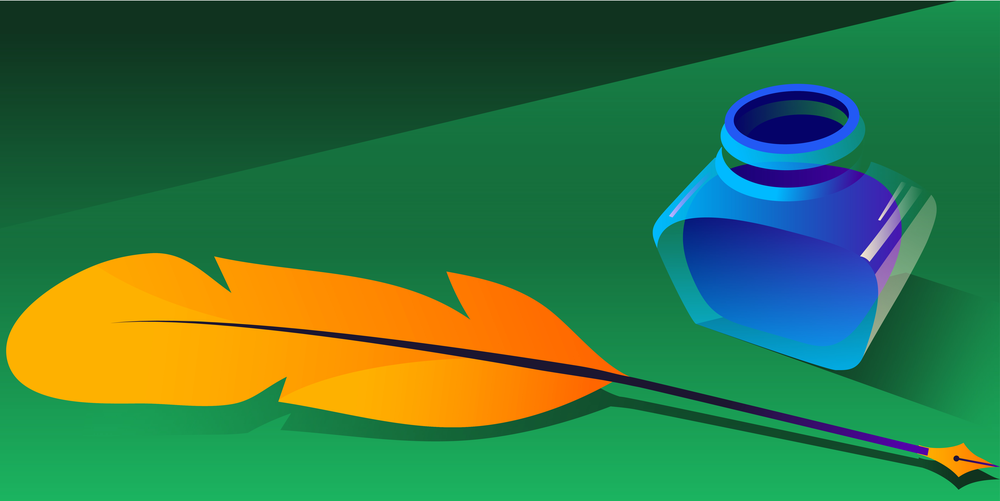
#> input picture EXP6 knapsack/image.png, 1000 x 501 px, shrunk from 6667 x 3338 before the run
$ python img.py
#> lines starting #> are read from the running program, lines starting #| are printed output that depends on the picture
import numpy as np
import random
from PIL import Image

def to_binary(pixel_values):
    return "".join(format(val, "08b") for val in pixel_values)

def to_decimal(binary_str):
    return [int(binary_str[i:i + 8], 2) for i in range(0, len(binary_str), 8)]

def modinv(a, m):
    m0, x0, x1 = m, 0, 1
    while a > 1:
        q = a // m
        m, a = a % m, m
        x0, x1 = x1 - q * x0, x0
    return x1 + m0 if x1 < 0 else x1

class KnapsackCryptosystem:
    def __init__(self, length=8):
#> called with length = 8
        self.private_key = self.generate_private_key(length)
        self.m = sum(self.private_key) + random.randint(10, 20)
        self.n = random.randint(2, self.m - 1)
        while np.gcd(self.n, self.m) != 1:
            self.n = random.randint(2, self.m - 1)
#> the answer given: image.png
        self.public_key = [(self.n * pk_elem) % self.m for pk_elem in self.private_key]

    def generate_private_key(self, length):
        private_key = [random.randint(1, 10)]
        for _ in range(1, length):
            next_value = sum(private_key) + random.randint(1, 10)
            private_key.append(next_value)
        return private_key

    def encrypt(self, pixel_values):
        binary_str = to_binary(pixel_values)
        cipher_blocks = []
        public_key_length = len(self.public_key)
        for i in range(0, len(binary_str), 8):
            chunk = binary_str[i:i + 8].ljust(8, "0")
            encrypted_sum = sum(int(bit) * self.public_key[j] for j, bit in enumerate(chunk) if j < public_key_length)
            cipher_blocks.append(encrypted_sum)
        return cipher_blocks

    def decrypt(self, ciphertext):
        n_inv = modinv(self.n, self.m)
        decrypted_bits = []
        for cipher_block in ciphertext:
            c_prime = (cipher_block * n_inv) % self.m
            bits = ["0"] * len(self.private_key)
            for i in reversed(range(len(self.private_key))):
                if self.private_key[i] <= c_prime:
                    bits[i] = "1"
                    c_prime -= self.private_key[i]
            decrypted_bits.append("".join(bits))
        decrypted_binary_str = "".join(decrypted_bits)
        return to_decimal(decrypted_binary_str)

def image_to_pixels(image_path):
#> called with image_path = 'image.png'
    image = Image.open(image_path)
#> image is the input picture: PIL image 1000x501 RGB; mean R, G, B 56.3, 116.4, 65.3
    pixel_values = np.array(image.getdata()).flatten()
    return pixel_values, image.size, image.mode

def pixels_to_image(pixel_values, image_size, mode):
    reshaped_pixels = pixel_values.reshape((-1, 3))  # Reshape for RGB
    image = Image.new(mode, image_size)
    image.putdata([tuple(pixel) for pixel in reshaped_pixels])
    return image

def encrypted_pixels_to_image(encrypted_values, image_size):
    max_value = max(encrypted_values)
    min_value = min(encrypted_values)
    normalized_values = np.clip((np.array(encrypted_values) - min_value) / (max_value - min_value) * 255, 0, 255).astype(int)
    return pixels_to_image(normalized_values, image_size, "RGB")

# Main logic to encrypt and decrypt the image
knapsack = KnapsackCryptosystem()

# Load the image and convert it to pixel values
image_path = input("Enter the path to the image: ")
pixel_values, image_size, mode = image_to_pixels(image_path)
#> image_size = (1000, 501); mode = 'RGB'

# Encrypt the pixel values
ciphertext = knapsack.encrypt(pixel_values)
#> the loop in encrypt, `for i in range(0, len(binary_str), 8):` made 1503000 passes
#> (i, chunk, encrypted_sum) on passes 2 to 4: (8, '10100000', 1849), (16, '10010110', 5019), (24, '10001111', 5723)
#> after the loop in encrypt, `for i in range(0, len(binary_str), 8):`: cipher_blocks = 1503000 items
#> ciphertext = 1503000 items

# Convert ciphertext to a flat list for image conversion
encrypted_image = encrypted_pixels_to_image(ciphertext, image_size)
#> in encrypted_pixels_to_image, `max_value = max(encrypted_values)`: max_value = 8327
#> in encrypted_pixels_to_image, `min_value = min(encrypted_values)`: min_value = 0
#> in pixels_to_image, `image = Image.new(mode, image_size)`: image: PIL image 1000x501 RGB; every value is 0
#> in pixels_to_image, `image.putdata([tuple(pixel) for pixel in reshaped_pixels])`:
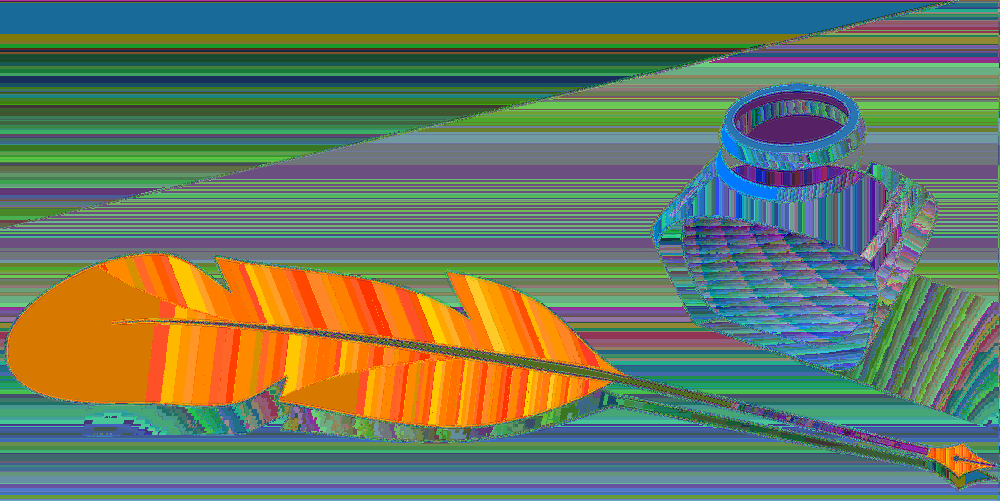
#> image: PIL image 1000x501 RGB; mean R, G, B 105.1, 120.1, 98.8
encrypted_image.show()  # Display the encrypted image
encrypted_image.save("encrypted_image.png")  # Save the encrypted image

# Decrypt the pixel values
decrypted_pixels = knapsack.decrypt(ciphertext)
#> the loop in decrypt, `for cipher_block in ciphertext:` made 1503000 passes
#> cipher_block on passes 1 to 3: 5723, 1849, 5019
#> after the loop in decrypt, `for cipher_block in ciphertext:`: decrypted_bits = 1503000 items
#> decrypted_pixels = 1503000 items

# Convert the decrypted pixel values back into an image
decrypted_image = pixels_to_image(np.array(decrypted_pixels), image_size, mode)
decrypted_image.show()  # Display the decrypted image
decrypted_image.save("decrypted_image.png")  # Save the decrypted image
